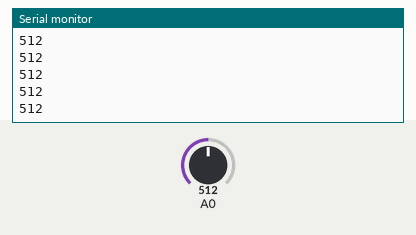
Bench run of a sketch on a simulated Arduino Uno, built with avr-gcc and run on an emulated ATmega328P. On the bench: the last lines printed to the serial monitor. The test bench sets the inputs (shaded band); at power-on: A0 = 512.

Above: at 1.2 s.
1.3 s: A0 set to 716
At 2.1 s:
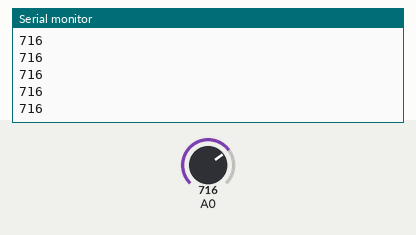
2.8 s: A0 set to 900
At 3.7 s:
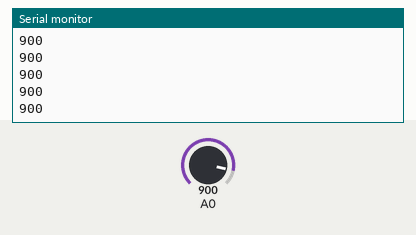
Timing chart, 0 to 5.8 s (numbered marks = the images above; inputs shaded):
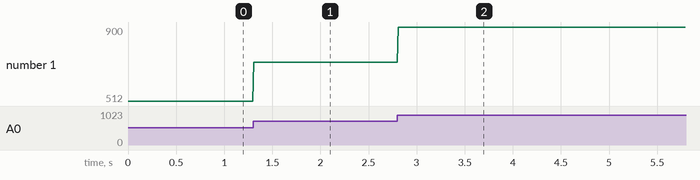

Measured:
- after the input at 1.3 s, the serial monitor: prints a new line at once (image 1)
- after the input at 2.8 s, the serial monitor: prints a new line at once (image 2)
- plotted number 1: 512 → 716 after the input at 1.3 s, 716 → 900 after the input at 2.8 s

The sketch:

Serial_debug.ino
```cpp
void setup() {
  Serial.begin(9600);// put your setup code here, to run once:

}

void loop() {
int lumina=analogRead(0);
Serial.println(lumina);
delay(10);// put your main code here, to run repeatedly:

}
```
